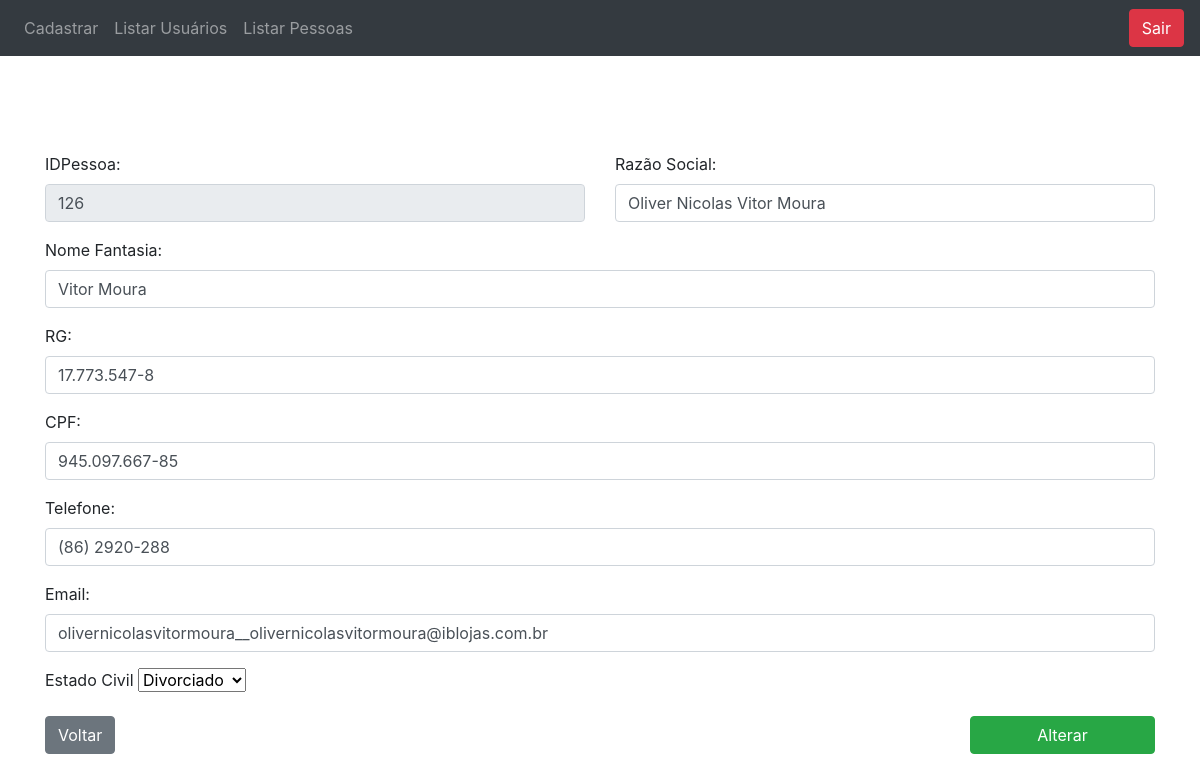
The page /?section=Controle&function=detalharPessoa&idPessoa=126 (signed in) on the database its author committed.
### tables this page shows
CREATE TABLE IF NOT EXISTS `pessoa` (
  `idPessoa` int(10) NOT NULL AUTO_INCREMENT,
  `razaoSocial` varchar(130) NOT NULL,
  `nomeFantasia` varchar(130) NOT NULL,
  `telefone` varchar(18) NOT NULL,
  `email` varchar(200) NOT NULL,
  `idEstadoCivil` int(5) NOT NULL,
  PRIMARY KEY (`idPessoa`),
  KEY `pessoa_ibfk_1` (`idEstadoCivil`)
);

CREATE TABLE IF NOT EXISTS `pessoafisica` (
  `id` int(10) NOT NULL AUTO_INCREMENT,
  `idPessoa` int(10) NOT NULL,
  `rg` varchar(18) NOT NULL,
  `cpf` varchar(18) NOT NULL,
  PRIMARY KEY (`id`,`idPessoa`),
  KEY `FK_idPessoa` (`idPessoa`)
);

### index.php (called while the page is built, shortened)
<?php
new App ();

### model/PessoaManager.php (called while the page is built, shortened)
<?php
require_once("model/PessoaFactory.php");
class PessoaManager
{
    public function __construct(){
        $this->factory = new PessoaFactory();
    }
    public function buscaInfoPessoaDetalhe($idPessoa){
        return $this->factory->buscaInfoPessoaDetalhe($idPessoa);
    }
}

### model/PessoaFactory.php (called while the page is built, shortened)
<?php
include("model/Conexao.php");
class PessoaFactory
{
        public function buscaInfoPessoaDetalhe($idPessoa)
        {
            global $conexao;
            try {
                $query = "SELECT pf.cpf from pessoa as p
                inner join pessoafisica as pf on ( p.idPessoa = pf.idPessoa)
                where p.idPessoa = $idPessoa";
                $resultado = mysqli_query($conexao,$query);
            $cpfCNPJ = mysqli_fetch_all($resultado);
            if ($cpfCNPJ) {
                $query = "SELECT p.idPessoa, p.razaoSocial, p.nomeFantasia, p.telefone, p.email, pf.cpf, pf.rg, p.idEstadoCivil, ec.descricao from pessoa as p
                inner join pessoafisica as pf on (p.idPessoa = pf.idPessoa)
                inner join estadocivil as ec on (p.idEstadoCivil = ec.id)
                where p.idPessoa = $idPessoa";
                $resultado = mysqli_query($conexao,$query);
                $pessoa = mysqli_fetch_all($resultado);
                array_push($pessoa[0], 0);
                return $pessoa;
            }
        } catch (PDOException $exc) {
            echo $exc->getMessage();
            $resultado = false;
        }
        return $usuario;
    }
}

### model/EstadoCivilManager.php (called while the page is built)
<?php
require_once("model/EstadoCivilFactory.php");
class EstadoCivilManager
{
    public function __construct(){
        $this->factory = new EstadoCivilFactory();
    }
    public function listaEstadoCivil(){
        return $this->factory->listaEstadoCivil();
    }
}

### model/EstadoCivilFactory.php (called while the page is built)
<?php
include("model/Conexao.php");
class EstadoCivilFactory
{
public function listaEstadoCivil()
    {
        global $conexao;
        $tipos = array();
        $query = "SELECT descricao,id from estadocivil";
        try {
            $resultado = mysqli_query($conexao, $query);
            if (mysqli_num_rows($resultado) > 0) {
                $i = 0;
                while ($linha = mysqli_fetch_array($resultado)) {
                    $tipos[$i] = $linha['id'];
                    $tipos[$i + 1] = $linha['descricao'];
                    $i = $i + 2;
                }
                return $tipos;
            } else
                return "Nenhum tipo encontrado";
        } catch (PDOException $exc) {
            echo $exc->getMessage();
            $result = false;
        }
    }
}
    ?>

### view/detalhePessoa.php (the view, shortened to what this page needs)
<!DOCTYPE html>
<html lang="pt-br">
<head>
    <link rel="stylesheet" href="https://stackpath.bootstrapcdn.com/bootstrap/4.1.3/css/bootstrap.min.css">
</head>
<body>
    <?php ; include('menu.php');?>
    <br>
    <br>
<?php
if(end($pessoa[0]) == 0 ){
    ?>
    <div class="container mt-5">
        <form id="pessoaFisicaFrm" action="?section=Controle&function=pessoaFisicaAlteraDados" class="row" method="POST">
            <div class="form-group col-6">
                <label for="idPessoa">IDPessoa:</label>
                <input id="idPessoa" name="idPessoa" value="<?=$pessoa[0][0]?>" readonly class="form-control">
            </div>
            <div class="form-group col-6">
                <label for="razaoSocialPessoa">Razão Social:</label>
                <input id="razaoSocialPessoa" name="razaoSocialPessoaAlteraDados" required oninvalid="setCustomValidity('O campo Razão Social deve ser informado')" onchange="try{setCustomValidity('')}catch(e){}" value="<?=$pessoa[0][1]?>" class="form-control">
            </div>
            <div class="form-group col-12">
                <label for="nomeFantasia">Nome Fantasia:</label>
                <input id="nomeFantasia" name="nomeFantasiaAlteraDados" required oninvalid="setCustomValidity('O campo Nome Fantasia deve ser informado')" onchange="try{setCustomValidity('')}catch(e){}" value="<?=$pessoa[0][2]?>" class="form-control">
            </div>
            <div class="form-group col-12">
                <label for="rg">RG:</label>
                <input id="rgPessoa" name="rgPessoaAlteraDados" required oninvalid="setCustomValidity('O campo RG deve ser informado')" onchange="try{setCustomValidity('')}catch(e){}" type="text" value="<?=$pessoa[0][6]?>" class="form-control">
            </div>
            <div class="form-group col-12">
                <label for="cpf">CPF:</label>
                <input id="cpfPessoa" name="cpfPessoaAlteraDados" required oninvalid="setCustomValidity('O campo CPF deve ser informado')" onchange="try{setCustomValidity('')}catch(e){}" type="text" value="<?=$pessoa[0][5]?>" class="form-control">
            </div>
            <div class="form-group col-12">
                <label for="telefone">Telefone:</label>
                <input id="telefonePessoa" name="telefonePessoaAlteraDados" required oninvalid="setCustomValidity('O campo Telefone deve ser informado')" onchange="try{setCustomValidity('')}catch(e){}" type="text" value="<?=$pessoa[0][3]?>" class="form-control">
            </div>
            <div class="form-group col-12">
                <label for="email">Email:</label>
                <input id="emailPessoa" name="emailPessoaAlteraDados" required oninvalid="setCustomValidity('O campo Email deve ser informado')" onchange="try{setCustomValidity('')}catch(e){}" type="text" value="<?=$pessoa[0][4]?>" class="form-control">
            </div>
            <div class="form-group col-md-4">
                        <label>Estado Civil</label>
                        <?php
                        for($i = 0; $i < count($listaEstadoCivil);$i++){
                            if($listaEstadoCivil[$i] == $pessoa[0][7]){
                                $aux = $listaEstadoCivil[0];
                                $aux2 = $listaEstadoCivil[1];
                                $listaEstadoCivil[0] = $pessoa[0][7];
                                $listaEstadoCivil[1] = $pessoa[0][8];
                                $listaEstadoCivil[$i] = $aux;
                                $listaEstadoCivil[$i+1] = $aux2;
                            }
                        }
                        echo "<select name = 'idEstadoCivilAlteraDados'>";
                        $tamanho = count($listaEstadoCivil);
                        if(isset($listaEstadoCivil)){
                            for($i = 0; $i < $tamanho; $i = $i + 2){
                                echo "<option value = {$listaEstadoCivil[$i]}";
                                echo ">{$listaEstadoCivil[$i+1]}</option>";
                            }
                        }
                        echo "</select>" ?>
                    </div>
            <div class="form-group col-12">
                <a class="btn btn-secondary" href="index.php?section=Controle&function=listarPessoas">Voltar</a>
                <input name="enviado" type="submit" class="btn btn-success col-2 float-right" value="Alterar">
            </div>
        </form>
    </div>
<?php } ?>
</body>

### rows shown on the page
pessoa: idPessoa "126", razaoSocialPessoaAlteraDados "Oliver Nicolas Vitor Moura", nomeFantasiaAlteraDados "Vitor Moura", rgPessoaAlteraDados "17.773.547-8", cpfPessoaAlteraDados "945.097.667-85", telefonePessoaAlteraDados "(86) 2920-288", emailPessoaAlteraDados "olivernicolasvitormoura__olivernicolasvitormoura@iblojas.com.br"

### other values the page prints
form field idEstadoCivilAlteraDados "Divorciado"
